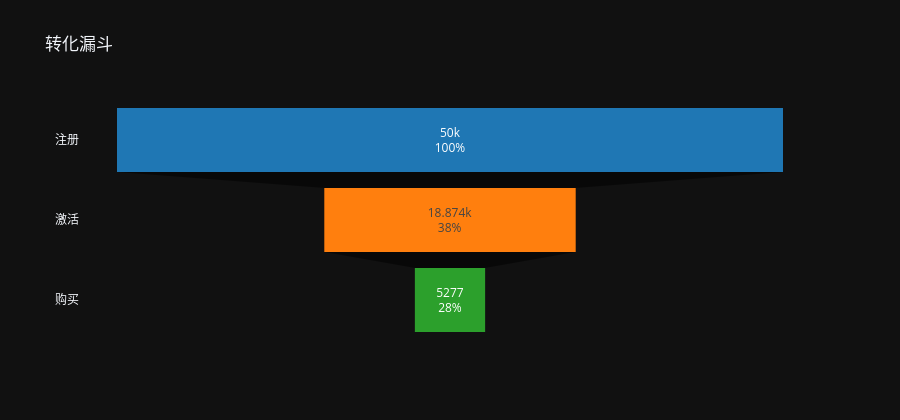

The code cell stored with this chart in its notebook:
### Markdown cell above
## 2. 漏斗分析

### 2.1 口径说明

相比原始 SQL，修正了三点：

1. **布尔比较**：`activated = 'True'` → `CASE WHEN activated THEN ...`，避免隐式转换。
2. **除零保护**：分母加 `NULLIF(..., 0)`。
3. **分子口径自洽**：购买率分子只统计 **已激活且购买** 的用户。

### Code cell
funnel_overall = get_funnel_overall(con)
display(
    funnel_overall.style.format({
        "activation_rate": "{:.2%}",
        "purchase_rate_from_activated": "{:.2%}",
        "overall_conversion": "{:.2%}",
    })
)

plot_funnel(funnel_overall).show()

### Figure 1 — Plotly figure (JSON) as saved in the notebook; plotly's stock layout.template omitted (floating-point values rounded to 4 significant figures)
{"data": [{"marker": {"color": ["#1f77b4", "#ff7f0e", "#2ca02c"]}, "textinfo": "value+percent previous", "x": [50000, 18870.0, 5277], "y": ["注册", "激活", "购买"], "type": "funnel"}], "layout": {"title": {"text": "转化漏斗"}, "height": 420}}
